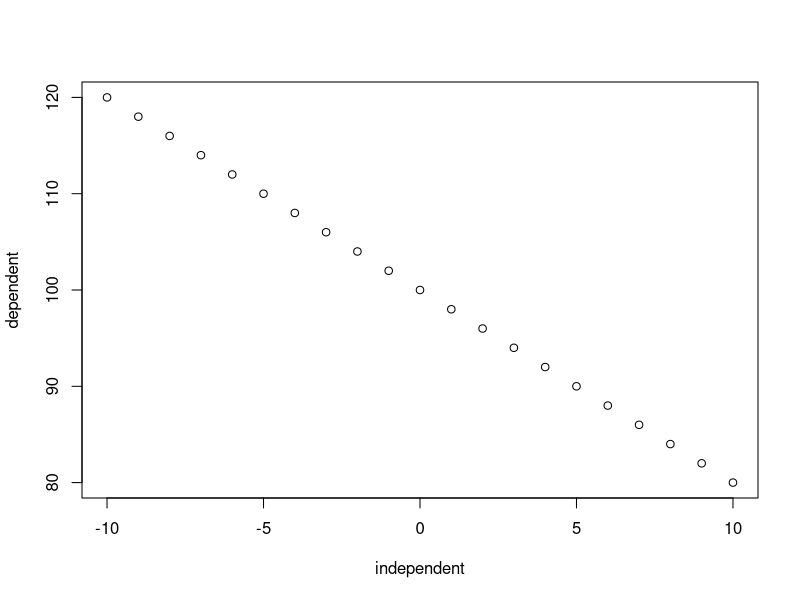
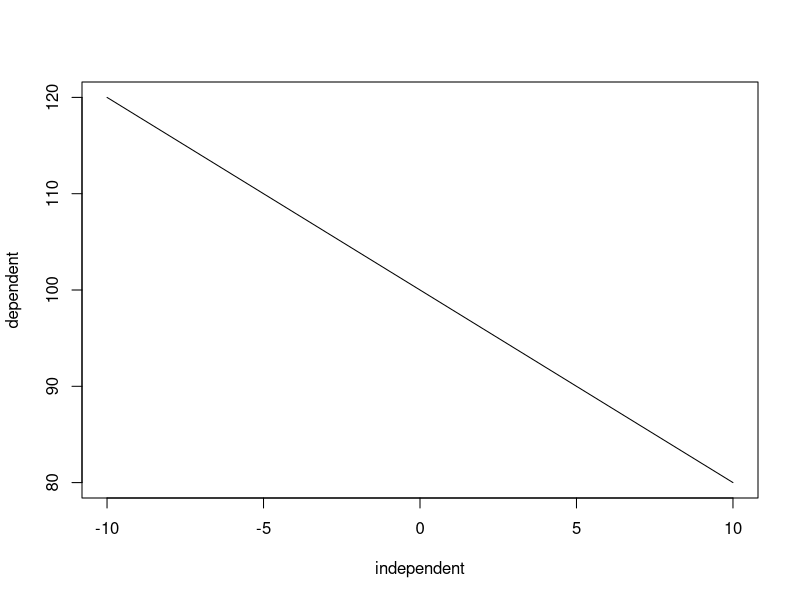
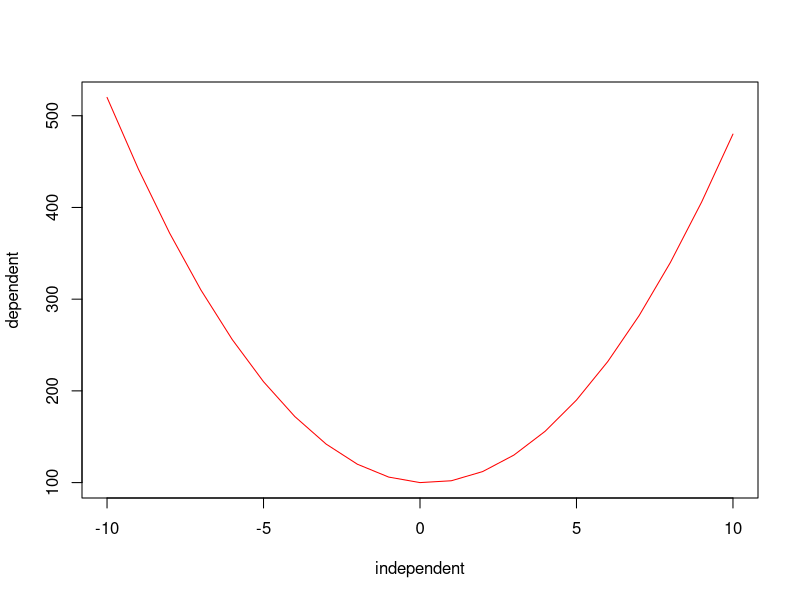

The R source for these figures, in order:
#example r scripts
#this makes a line
#makes a parabola

x <- -10:10
b <- -2
b2 <- 4
a <- 100
y <- b * x + a
y2 <- b2*x^2 + b*x + a 

plot(x, y, xlab = "independent", ylab = "dependent")

plot(x, y, xlab = "independent", ylab = "dependent", type = "l")

plot(x, y2, xlab = "independent", ylab = "dependent", type = "l", col = "red")
